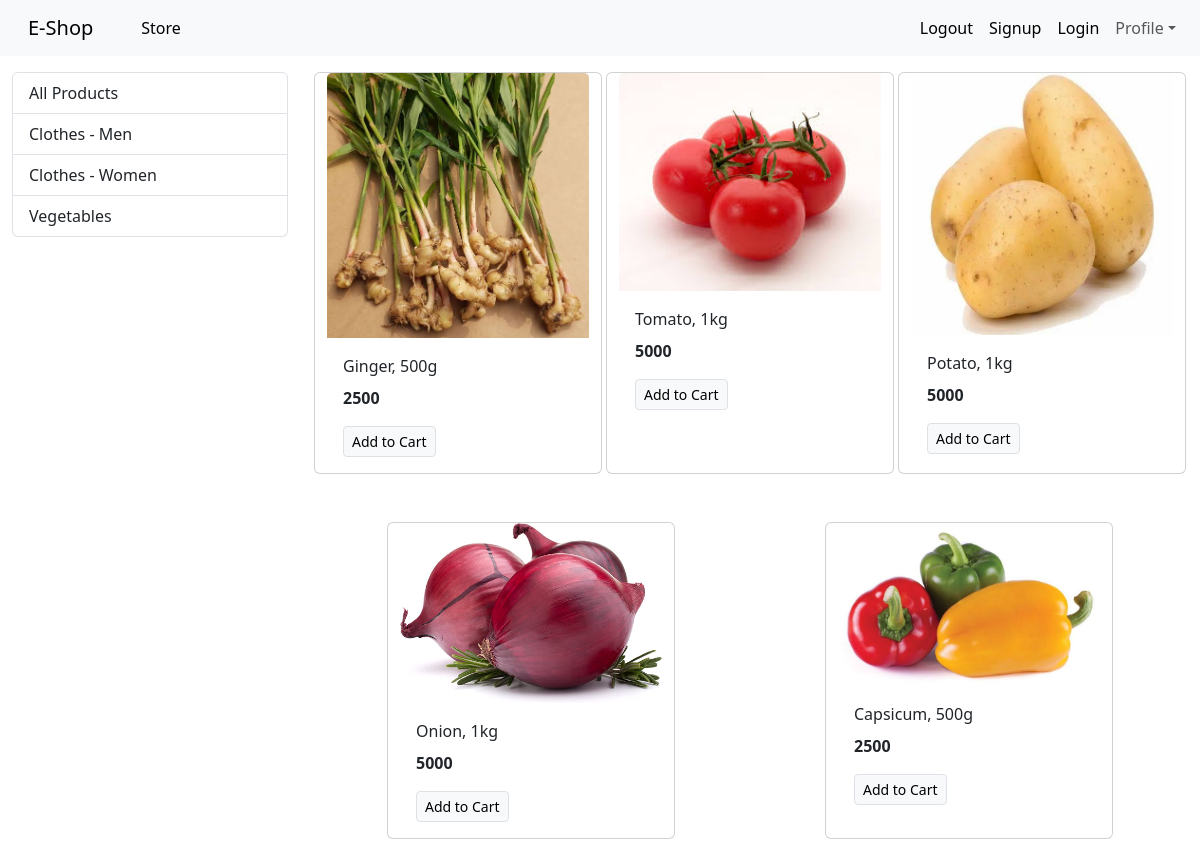
Screenshot of /?category=3 with the database file from the repository.
### store/models/category.py (models this page shows, shortened)
class Category(models.Model):
    name = models.CharField(max_length=20)
    @staticmethod
    def get_all_categories():
        return Category.objects.all()

### store/models/product.py (models this page shows, shortened)
class Product(models.Model):
    name = models.CharField(max_length=50)
    price = models.IntegerField(default=0)
    category = models.ForeignKey(Category , on_delete=models.CASCADE , default=1 )
    description = models.CharField(max_length=200 , default='', null=True, blank=True)
    image = models.ImageField(upload_to='uploads/products/')
    @staticmethod
    def get_all_products_by_categoryid(category_id):
        if category_id:
            return Product.objects.filter(category=category_id)
        else:
            return Product.get_all_products();

### store/views.py (the view)
# urls.py: path('', index),
def index(request):
    products = None
    categories = Category.get_all_categories()
    categoryID = request.GET.get('category')
    if categoryID:
        products= Product.get_all_products_by_categoryid(categoryID)
    else:
        products= Product.get_all_products();
    data= {}
    data['products']= products
    data['categories']=categories
    return render(request , 'index.html', data)

### store/templates/index.html
{%extends 'base.html'%}
{%block content%}
<div class="container-fluid mt-3">
<div class="row">
  <div class="col-lg-3 mx-auto">
    <div class="list-group">
      <a href="/" class="list-group-item list-group-item-action ">All Products</a>
      {% for category in categories %}
      <a href="/?category={{category.id}}" class="list-group-item list-group-item-action ">{{category.name}}</a>
      {% endfor %}
    </div>
  </div>
  <div id='products' class="col-lg-9 mx-auto">
    <div class="row mx-auto">
      {% for product in products%}
    <div class="card mx-auto mb-5" style="width: 18rem;">
      <img src="{{product.image.url}}" class="card-img-top" alt="...">
      <div class="card-body">
        <p class="card-title">{{product.name}}</p>
        <p class="card-text"><b>{{product.price}}</b></p>
        <a href="#" class="btn btn-light border btn-sm">Add to Cart</a>
      </div>
    </div>
    {%endfor%}
    </div>
  </div>
</div>
</div>
{% endblock %}

### rows the page displays
Category: name "Clothes - Men"
Category: name "Clothes - Women"
Category: name "Vegetables"
Product: image (picture), name "Ginger, 500g", price "2500"
Product: image (picture), name "Tomato, 1kg", price "5000"
Product: image (picture), name "Potato, 1kg", price "5000"
Product: image (picture), name "Onion, 1kg", price "5000"
Product: image (picture), name "Capsicum, 500g", price "2500"
